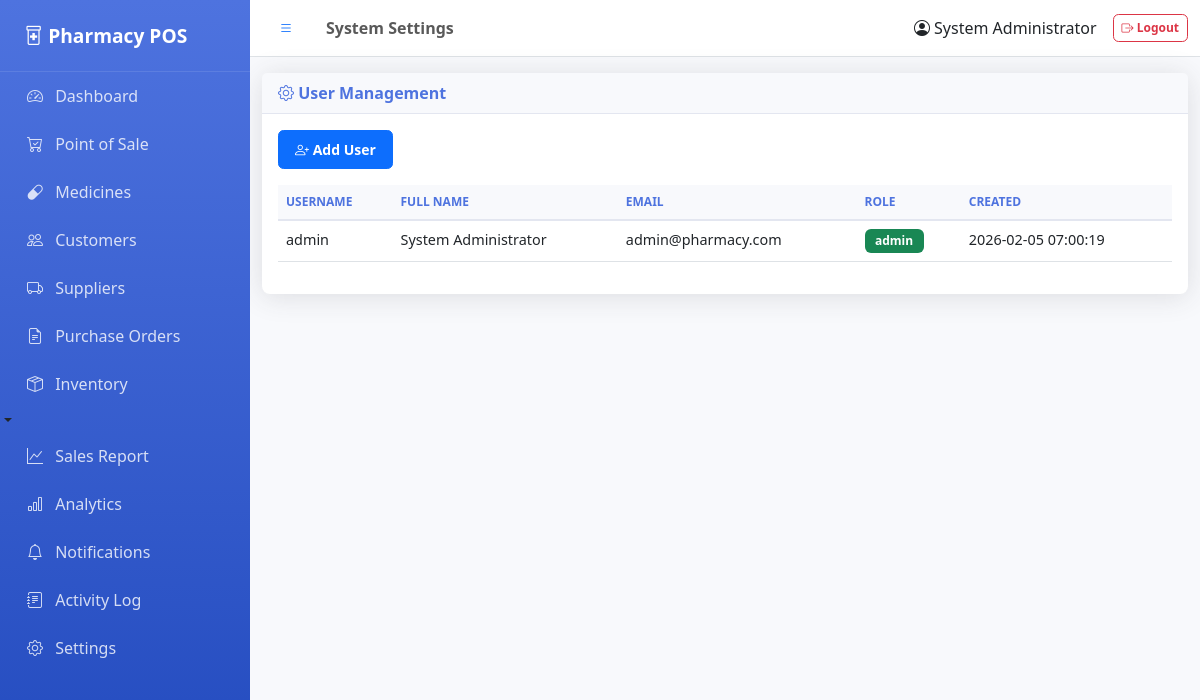
The page /settings (signed in) on the database its author committed.
### tables this page shows
CREATE TABLE admin (
        id INTEGER PRIMARY KEY AUTOINCREMENT,
        username TEXT UNIQUE NOT NULL,
        password TEXT NOT NULL,
        full_name TEXT,
        email TEXT,
        role TEXT DEFAULT 'admin',
        created_at TIMESTAMP DEFAULT CURRENT_TIMESTAMP,
        last_login TIMESTAMP
    );

### app.py (the view)
@app.route('/settings')
@login_required
def settings():
    users = query_db("SELECT * FROM admin ORDER BY created_at DESC")
    return render_template('settings.html', users=users)

### app.py (called while the page is built)
def get_db():
    conn = sqlite3.connect(DB)
    conn.row_factory = sqlite3.Row
    return conn

def query_db(query, args=(), one=False):
    conn = get_db()
    cur = conn.cursor()
    cur.execute(query, args)
    result = cur.fetchall()
    conn.commit()
    conn.close()
    return (result[0] if result else None) if one else result

def login_required(f):
    @wraps(f)
    def decorated_function(*args, **kwargs):
        if 'admin_id' not in session:
            flash('Please log in to access this page.', 'warning')
            return redirect(url_for('login'))
        return f(*args, **kwargs)
    return decorated_function

### templates/settings.html (shortened to what this page needs)
{% extends 'base.html' %}
{% block page_title %}System Settings{% endblock %}
{% block content %}
<div class="card">
    <div class="card-header"><i class="bi bi-gear"></i> User Management</div>
    <div class="card-body">
        <button class="btn btn-primary mb-3" data-bs-toggle="modal" data-bs-target="#addUserModal"><i class="bi bi-person-plus"></i> Add User</button>
        <div class="table-responsive">
            <table class="table">
                <thead><tr><th>Username</th><th>Full Name</th><th>Email</th><th>Role</th><th>Created</th></tr></thead>
                <tbody>
                    {% for user in users %}
                    <tr><td>{{ user.username }}</td><td>{{ user.full_name }}</td><td>{{ user.email or '-' }}</td><td><span class="badge bg-success">{{ user.role }}</span></td><td>{{ user.created_at }}</td></tr>
                    {% endfor %}
                </tbody>
            </table>
        </div>
    </div>
</div>
{% endblock %}

### templates/base.html (shortened to what this page needs)
<!DOCTYPE html>
<html lang="en">
<head>
    <link href="https://cdn.jsdelivr.net/npm/bootstrap@5.3.0/dist/css/bootstrap.min.css" rel="stylesheet">
    <link rel="stylesheet" href="https://cdn.jsdelivr.net/npm/bootstrap-icons@1.10.0/font/bootstrap-icons.css">
    <link rel="stylesheet" href="{{ url_for('static', filename='css/style.css') }}">
</head>
<body>
    {% if session.admin %}
    <div class="sidebar" id="sidebar">
        <div class="sidebar-header">
            <h4><i class="bi bi-prescription2"></i> Pharmacy POS</h4>
        </div>
        <ul class="nav flex-column">
            <li class="nav-item">
                <a class="nav-link" href="{{ url_for('dashboard') }}">
                    <i class="bi bi-speedometer2"></i> Dashboard
                </a>
            </li>
            <li class="nav-item">
                <a class="nav-link" href="{{ url_for('pos') }}">
                    <i class="bi bi-cart-check"></i> Point of Sale
                </a>
            </li>
            <li class="nav-item">
                <a class="nav-link" href="{{ url_for('medicines') }}">
                    <i class="bi bi-capsule"></i> Medicines
                </a>
            </li>
            <li class="nav-item">
                <a class="nav-link" href="{{ url_for('customers') }}">
                    <i class="bi bi-people"></i> Customers
                </a>
            </li>
            <li class="nav-item">
                <a class="nav-link" href="{{ url_for('suppliers') }}">
                    <i class="bi bi-truck"></i> Suppliers
                </a>
            </li>
            <li class="nav-item">
                <a class="nav-link" href="{{ url_for('purchase_orders') }}">
                    <i class="bi bi-file-earmark-text"></i> Purchase Orders
                </a>
            </li>
            <li class="nav-item dropdown-toggle" data-bs-toggle="collapse" data-bs-target="#inventoryMenu">
                <a class="nav-link">
                    <i class="bi bi-box-seam"></i> Inventory
                </a>
            </li>
            <li class="nav-item">
                <a class="nav-link" href="{{ url_for('sales_report') }}">
                    <i class="bi bi-graph-up"></i> Sales Report
                </a>
            </li>
            <li class="nav-item">
                <a class="nav-link" href="{{ url_for('analytics') }}">
                    <i class="bi bi-bar-chart"></i> Analytics
                </a>
            </li>
            <li class="nav-item">
                <a class="nav-link" href="{{ url_for('notifications') }}">
                    <i class="bi bi-bell"></i> Notifications
                </a>
            </li>
            <li class="nav-item">
                <a class="nav-link" href="{{ url_for('activity_log') }}">
                    <i class="bi bi-journal-text"></i> Activity Log
                </a>
            </li>
            <li class="nav-item">
                <a class="nav-link" href="{{ url_for('settings') }}">
                    <i class="bi bi-gear"></i> Settings
                </a>
            </li>
        </ul>
    </div>
    <div class="main-content">
        <nav class="navbar navbar-expand-lg navbar-light bg-white border-bottom">
            <div class="container-fluid">
                <button class="btn btn-link" id="sidebarToggle">
                    <i class="bi bi-list"></i>
                </button>
                <span class="navbar-text me-auto ms-3">
                    <strong>{% block page_title %}{% endblock %}</strong>
                </span>
                <div class="d-flex align-items-center">
                    <span class="me-3">
                        <i class="bi bi-person-circle"></i> {{ session.full_name or session.admin }}
                    </span>
                    <a href="{{ url_for('logout') }}" class="btn btn-outline-danger btn-sm">
                        <i class="bi bi-box-arrow-right"></i> Logout
                    </a>
                </div>
            </div>
        </nav>
        <div class="container-fluid mt-3">
            {% block content %}{% endblock %}
        </div>
    </div>
    {% else %}
    {% block login_content %}{% endblock %}
    {% endif %}
</body>
</html>

### static/css/style.css (style rules this page uses)
:root { --primary-color: #4e73df; --secondary-color: #858796; --success-color: #1cc88a; --danger-color: #e74a3b; --warning-color: #f6c23e; --info-color: #36b9cc; --sidebar-width: 250px; }
body { font-family: 'Segoe UI', Tahoma, Geneva, Verdana, sans-serif; background-color: #f8f9fc; }
.sidebar { position: fixed; top: 0; left: 0; height: 100vh; width: var(--sidebar-width); background: linear-gradient(180deg, #4e73df 0%, #224abe 100%); padding: 0; z-index: 1000; overflow-y: auto; transition: all 0.3s; }
.sidebar-header { padding: 1.5rem; color: white; border-bottom: 1px solid rgba(255, 255, 255, 0.1); }
.sidebar-header h4 { margin: 0; font-size: 1.2rem; font-weight: 600; }
.sidebar .nav-link { color: rgba(255, 255, 255, 0.8); padding: 0.75rem 1.5rem; transition: all 0.3s; border-left: 3px solid transparent; }
.sidebar .nav-link i { margin-right: 0.5rem; width: 20px; }
.main-content { margin-left: var(--sidebar-width); transition: all 0.3s; min-height: 100vh; }
.card { border: none; border-radius: 0.5rem; box-shadow: 0 0.15rem 1.75rem 0 rgba(58, 59, 69, 0.15); margin-bottom: 1.5rem; }
.card-header { background-color: #f8f9fc; border-bottom: 1px solid #e3e6f0; font-weight: 600; color: var(--primary-color); }
.table { font-size: 0.9rem; }
.table thead th { background-color: #f8f9fc; border-bottom: 2px solid #e3e6f0; font-weight: 600; color: var(--primary-color); text-transform: uppercase; font-size: 0.75rem; }
.badge { padding: 0.35rem 0.65rem; font-size: 0.75rem; font-weight: 600; }
.btn { font-size: 0.875rem; font-weight: 600; padding: 0.5rem 1rem; border-radius: 0.35rem; }
.btn-sm { font-size: 0.75rem; padding: 0.25rem 0.5rem; }

### rows shown on the page
admin: full_name "System Administrator", username "admin", email "admin@pharmacy.com", role "admin", created_at "2026-02-05 07:00:19"
